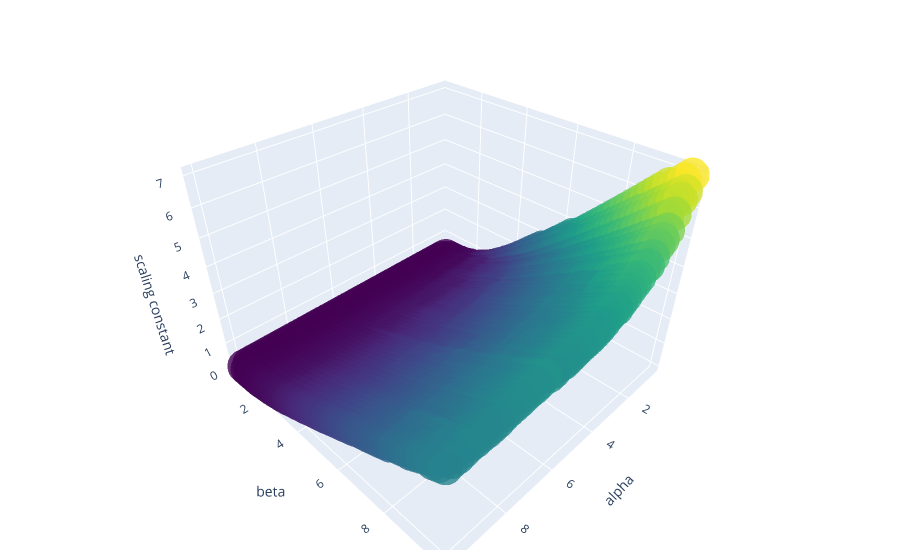

Write notebook code for a chart like this one.
### Code cell
graph_objects(parameter_pairs, parameter_cs)

### Figure 1 — Plotly figure (JSON) as saved in the notebook; plotly's stock layout.template omitted (floating-point values rounded to 4 significant figures; data arrays with more than 128 entries replaced by an {"elided": "..."} marker saying what was removed)
{"data": [{"marker": {"color": {"elided": "2500 float values"}, "colorscale": [[0, "#440154"], [0.1111, "#482878"], [0.2222, "#3e4989"], [0.3333, "#31688e"], [0.4444, "#26828e"], [0.5556, "#1f9e89"], [0.6667, "#35b779"], [0.7778, "#6ece58"], [0.8889, "#b5de2b"], [1, "#fde725"]], "opacity": 0.8, "size": 12}, "mode": "markers", "type": "scatter3d", "x": {"elided": "2500 float values"}, "y": {"elided": "2500 float values"}, "z": {"elided": "2500 float values"}}], "layout": {"margin": {"b": 10, "l": 10, "r": 20, "t": 10}, "scene": {"xaxis": {"title": {"text": "alpha"}}, "yaxis": {"title": {"text": "beta"}}, "zaxis": {"title": {"text": "scaling constant"}}}}}
